Frame 1 (no input): blank canvas, image omitted
Frame 60 (no input): blank canvas, image omitted
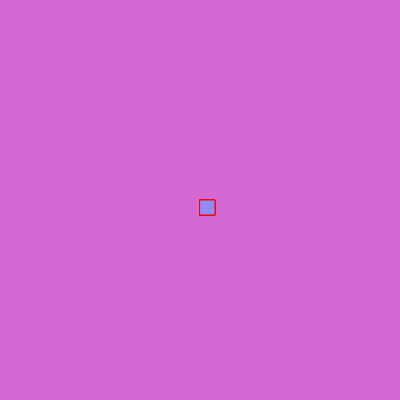
Frame 120 (the mouse pressed at the canvas centre since frame 60)

The p5.js sketch whose frames 1 and 60 were blank and that drew this single picture after the mouse press (run headless with seeded random() and noise() and a simulated clock; from frame 60 on, the mouse is pressed at the canvas centre):

// p5.js sketch
// ── sketch.js
function setup() {
  createCanvas(400, 400);
  background("rgb(212,105,212)");
}

function draw() {
  
  
  //console.log(mouseIsPressed);
  
  if(mouseIsPressed){
    rect(mouseX, mouseY, 15, 15);
  }
  
  fill("rgb(141,141,252)");
  stroke("red")
  
}
